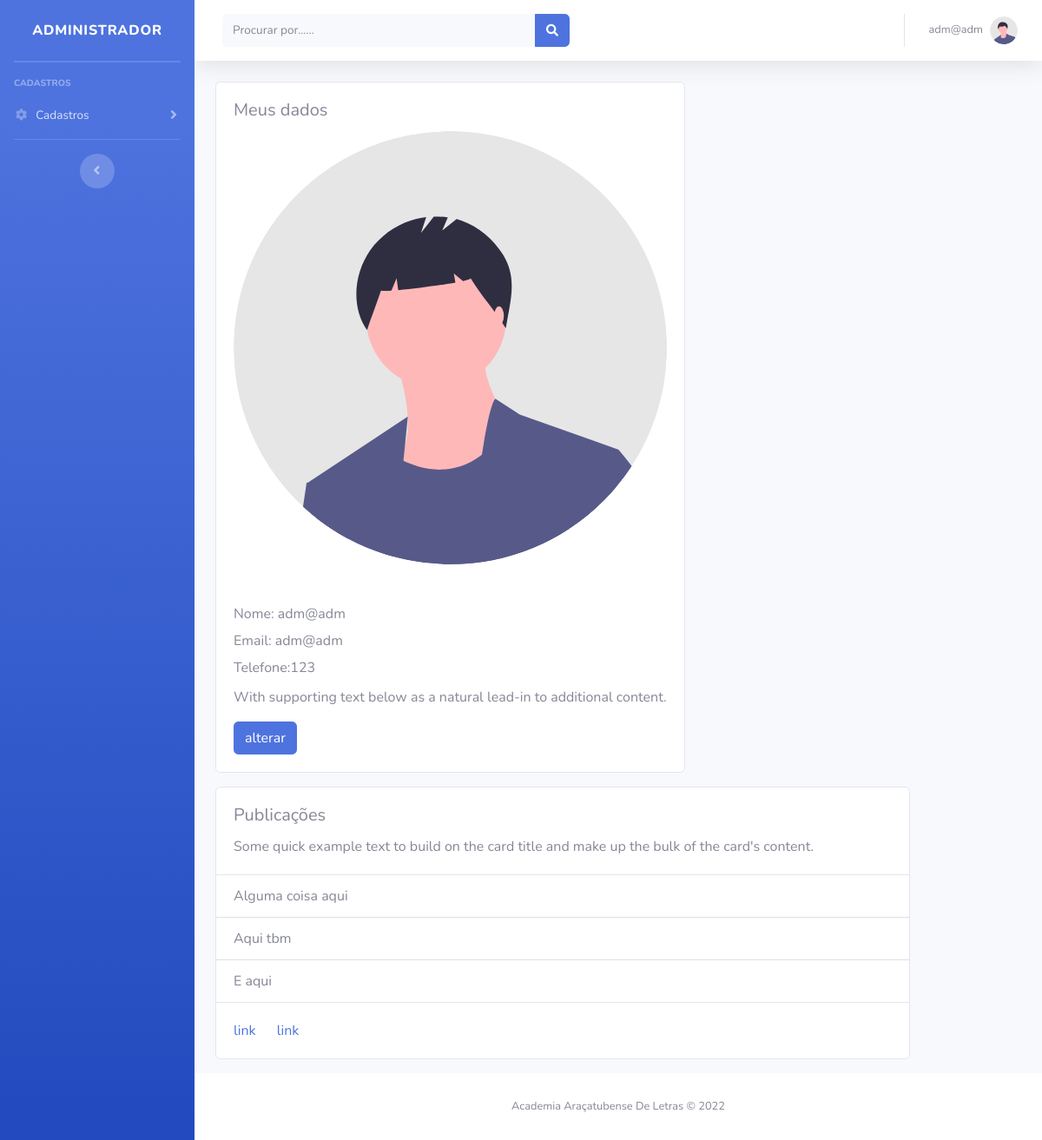
Before: /modulos/perfil/perfil.php (signed in) with the older database file.
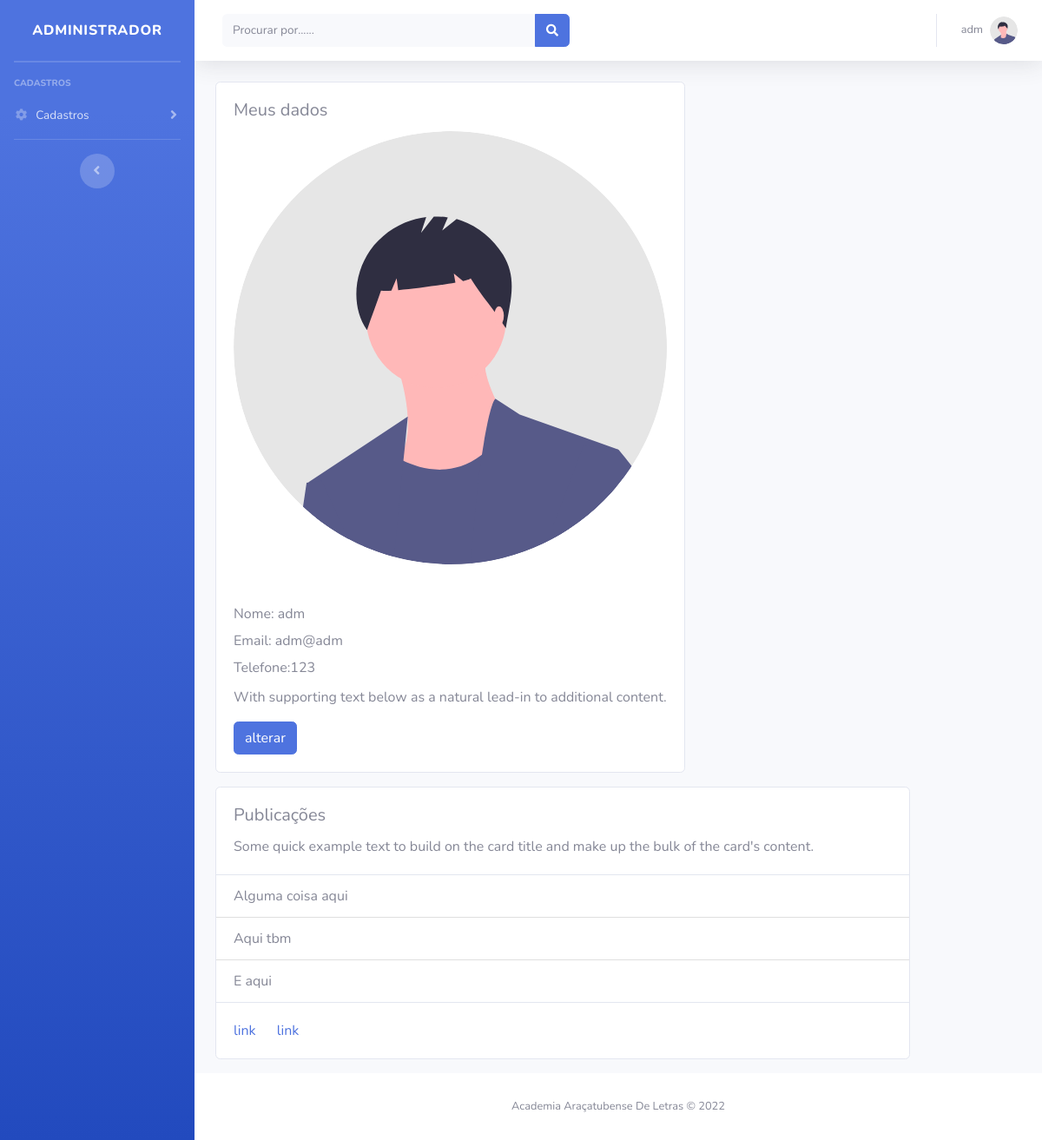
After: the same page with the newer database file.
### tables this page shows
CREATE TABLE `usuario` (
  `id` int(11) NOT NULL,
  `nome` varchar(150) NOT NULL,
  `email` varchar(100) NOT NULL,
  `telefone` bigint(20) NOT NULL,
  `senha` varchar(20) NOT NULL
);

### config.php (called while the page is built, shortened)
<?php
    include_once path('funcoes/conexao.php');
    function arquivo($file)
    {
        return ROOT_PATH . $file;
    }
    function path($file)
    {
        return ROOT_DIR . '/' . $file;
    }
    function usuario()
    {
        $id = $_SESSION['usuario'];
        $sql = "SELECT * FROM usuario WHERE id = $id";
        $query = $GLOBALS['conexaoBanco']->query($sql);
        return $query->fetch();
    }

### funcoes/conexao.php (called while the page is built, shortened)
<?php
    function retornaDado($sql)
    {
        $pdo = $GLOBALS['conexaoBanco'];
        $resultado = $pdo->query($sql);
        return $resultado->fetch();
    }
?>

### modulos/perfil/perfil.php (the view, shortened to what this page needs)
<!DOCTYPE html>
<html lang="pt-br">
<?php
include '../../config.php';
$sql = 'SELECT * FROM usuario where id ';
$perfil = retornaDado($sql);
?>
<?php include_once path('template/head.php'); ?>
<body id="page-top">
    <div id="wrapper">
        <?php include_once path('template/sidebar.php'); ?>
        <div id="content-wrapper" class="d-flex flex-column">
            <div id="content">
                <?php include_once path('template/navbar.php'); ?>
                    <div class="container">
                        <div class="row">
                            <div class="col-sm ">
                                <div class="d-flex mb-3">
                                    <div class="card">
                                        <div class="card-body">
                                            <h5 class="card-title">Meus dados</h5>
                                            <img class="img-profile rounded-circle mb-5 " src="<?= arquivo('img/undraw_profile.svg') ?>">
                                            <h6 class="card-title">Nome: <?= $perfil['nome'] ?></h6>
                                            <h6 class="card-title">Email: <?= $perfil['email'] ?></h6>
                                            <h6 class="card-title">Telefone:<?= $perfil['telefone'] ?></h6>
                                            <p class="card-text">With supporting text below as a natural lead-in to additional content.</p>
                                            <a href="../usuarios/alterar.php?id=<?= $perfil['id'] ?>" class="btn btn-primary">alterar</a>
                                        </div>
                                    </div>
                                </div>
                            </div>
                            <div class="col-sm">
                                <div class="d-flex mb-3">
                                    <div class="card" style="width: 50rem;">
                                        <div class="card-body">
                                            <h5 class="card-title">Publicações</h5>
                                            <p class="card-text">Some quick example text to build on the card title and make up the bulk of the card's content.</p>
                                        </div>
                                        <ul class="list-group list-group-flush">
                                            <li class="list-group-item">Alguma coisa aqui</li>
                                            <li class="list-group-item">Aqui tbm</li>
                                            <li class="list-group-item">E aqui</li>
                                        </ul>
                                        <div class="card-body">
                                            <a href="#" class="card-link"> link</a>
                                            <a href="#" class="card-link"> link</a>
                                        </div>
                                    </div>
                                </div>
                            </div>
                        </div>
                    </div>
            </div>
            <footer class="sticky-footer bg-white">
                <div class="container my-auto">
                    <div class="copyright text-center my-auto">
                        <span>Academia Araçatubense De Letras &copy; 2022</span>
                    </div>
                </div>
            </footer>
</body>
</html>

### template/head.php (shortened to what this page needs)
<head>
    <link href="<?= arquivo("vendor/fontawesome-free/css/all.min.css") ?>" rel="stylesheet" type="text/css">
    <link href="<?= arquivo("css/sb-admin-2.min.css") ?>" rel="stylesheet">
</head>

### template/sidebar.php
<ul class="navbar-nav bg-gradient-primary sidebar sidebar-dark accordion" id="accordionSidebar">
<a class="sidebar-brand d-flex align-items-center justify-content-center" href="<?= arquivo('modulos/painel/painel.php') ?>">
    <div class="sidebar-brand-text mx-3">Administrador</div>
</a>
<hr class="sidebar-divider my-0">
<hr class="sidebar-divider">
<div class="sidebar-heading">
    Cadastros
</div>
<?php
    include_once("menu.php");
?>
<hr class="sidebar-divider">
<div class="text-center d-none d-md-inline">
    <button class="rounded-circle border-0" id="sidebarToggle"></button>
</div>
</ul>

### template/menu.php (shortened to what this page needs)
<li class="nav-item">
    <a class="nav-link collapsed" href="#" data-toggle="collapse" data-target="#collapseTwo" aria-expanded="true" aria-controls="collapseTwo">
        <i class="fas fa-fw fa-cog"></i>
        <span>Cadastros</span>
    </a>
</li>

### template/navbar.php (shortened to what this page needs)
<nav class="navbar navbar-expand navbar-light bg-white topbar mb-4 static-top shadow">
    <form class="d-none d-sm-inline-block form-inline mr-auto ml-md-3 my-2 my-md-0 mw-100 navbar-search">
        <div class="input-group">
            <input type="text" class="form-control bg-light border-0 small" placeholder="Procurar por......" aria-label="Search" aria-describedby="basic-addon2">
            <div class="input-group-append">
                <button class="btn btn-primary" type="button">
                    <i class="fas fa-search fa-sm"></i>
                </button>
            </div>
        </div>
    </form>
    <ul class="navbar-nav ml-auto">
        <li class="nav-item dropdown no-arrow">
            <a class="nav-link dropdown-toggle" href="#" id="userDropdown" role="button" data-toggle="dropdown" aria-haspopup="true" aria-expanded="false">
                <span class="mr-2 d-none d-lg-inline text-gray-600 small"><?= usuario()['nome'] ?></span>
                <img class="img-profile rounded-circle" src="<?= arquivo('img/undraw_profile.svg') ?>">
            </a>
        </li>
    </ul>
</nav>

Changed rows visible on the page:
changed usuario "adm@adm": nome "adm@adm" → "adm"
